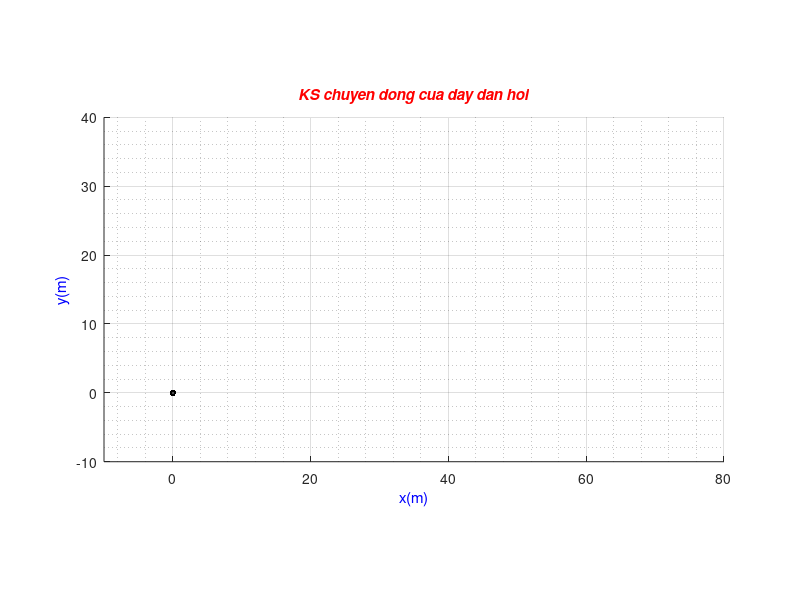

Reproduce this figure in MATLAB. (Note: this script raises an error after producing the figure.)
%%%%%%%%%%%%%%%%%%%%%%%%%%%%%%%%%%%%%%%%%%%%%%%%%%
% CHUONG TRINH GIAI BAI TOAN THUAT PHONG %
%               GIAI DOAN                %
%-------------------------------------------------
function dao_dong_day_4
clear all;
close all;
clf;
warning on all
set(gcf,'Visible','off')              % turns current figure "off"
%set(0,'DefaultFigureVisible','off');  % all subsequent figures "off"
%% Cac thong so dau vao
global n  m md g k mu dl C1 K1 pk Fth dt B k1 ti pt teta0 P mk pa Jz Ltk Lta Vb nu R Tdo Cp vk b K0k fi2
global deltaY Ltkp alphaP ckd Ltk0
L1    = 70.0;                           % m - Chieu dai day
n     = 70;                             % So phan tu duoc chia
teta0 = 70*pi/180;                      % Radian - Goc phong ban dau
dl    = L1/n;                           % m - Do dai phan tu
g     = 9.81;                           % m/s2 - Gia toc trong truong
C1    = 1e4;                           % N - Do cung cua day
K1    = 3;                              % Ns - He so can nhot cua day
mu    = 0.05;                          % kg/m - Mat do tren met dai cua day
v0    = 10;                             % m/s - Van toc ban dau cua dau keo 10.8277
md    = 1.2;                            % kg - khoi luong dau keo
pa    = 101325.0;                       % Ap suat khi quyen
Vb    = 0.00073;                        % The tich cua binh khi
nu    = 29e-3;                          % kg/mol cua khong khi
R     = 8.314;                          % [m3�Pa�K-1�mol-1]-Hang so khi ly tuong  
Tdo   = 298;

dt    = 0.001;                          % s - Buoc tinh
ti    = 0;
k1    = 1.4;                            % He so doan nhiet
fi2   = 0.98;                           % he so ton that loa phut

pk    = 25e6  ;                         % N/m^2  %310 bar = 3.1e7 Pa = 3.1e7 N/m^2
mk    = nu*pk*Vb/(R*Tdo);               % 338.84e-3; %Kg - khoi luong khi trong binh
m     = md+mk;                          % kg - Khoi luong toan bo dau dan va khi nen
vk    = Vb/mk;                          % m^3/kg 
Fth   = pi*4e-6;                        % m^2 - dien tich tiet dien toi han
K0k   = sqrt(2.0*k1/(k1+1))*(2.0/(k1+1))^(1.0/(k1-1));
b     = fi2*K0k*k1*Fth/mk*sqrt(pk/vk);
B     = (k1-1)*b/(2*k1);
pt    = pk;
Cp    = k1*(2/(k1+1))^(k1/(k1-1))*sqrt((k1+1)*(1-(pa/pk)^((k1-1)/k1))/(k1-1));
P     = [];

Jz   = 77129e-6; %kg.m2 ~ 0.8*0.34^2/12
Lta  = 0.;
Ltk  = 0.11;
Ltk0 = Ltk;
deltaY = 0.015;
Ltkp   = sqrt(Ltk^2+deltaY^2);
alphaP = atan(deltaY/Ltk);
ckd    = 0.0001;
h0     = -.0;
%% MO PHONG

figure(1)
axis equal
xlim([-10 80])
ylim([-10 40])
h=line(0,0,'color','b','linew',2);
hold on
title('KS chuyen dong cua day dan hoi','fontangle','italic','fontweight','bold','color','r')
ylabel('y(m)','color','b')
xlabel('x(m)','color','b')
grid on
grid minor
h1=plot(0,0,'r.','markersize',5);
h2=plot(0,0,'k.','markersize',15);
h3=line(0,0,'color',[0.3 0.3 0.3],'linew',4);
set(gcf,'renderer','zbuffer')
%% 

t0 = 0;
% state vector 
y0 = [0 v0*cos(teta0) 0 v0*sin(teta0) 0 teta0];
k  = 0;           % number of strings elements + 1
j  = 0;
L  = 0;
t(1)=0;
TTx0(1)= 0;   
TTy0(1)= 0;
XX(1)=0;        
TTxm(1)= 0;   
TTym(1)= 0;
Pda(1)=0;
Gieta(1)=0;
Mza(1) = 0;
%%

for i=1:n-1
    k=k+1;
    L=0;
    while L<=dl                         % keo tung phan tu cua chuoi len
        j=j+1;
        [y,Tx,Ty,Pd,Mz]=runKut4(@odef,t0,y0,dt);    % @odef is a construct handle for odef function
            X=[0 y(1:6:6*i)];
            Y=[0 y(3:6:6*i)];
            xGtl = y(6*i-5);
            yGtl = y(6*i-3);
            gieta= y(6*i); 
            X(end) = xGtl + Ltk*cos(gieta) + deltaY*sin(gieta);
            Y(end) = yGtl + Ltk*sin(gieta) - deltaY*cos(gieta);
        for ii=3:6:6*i
            if y(ii)<h0
                y(ii)=h0;
                y(ii-1)=h0;
                y(ii+1)=h0;
            end
        end

        set(h,'XData',X,'YData',Y);
        set(h1,'XData',X,'YData',Y);
        set(h2,'XData',X(end),'YData',Y(end));
        %X(end)
        plot(xGtl,yGtl,'.c','markersize',2);
        vtx = Ltk*cos(gieta);
        vty = Ltk*sin(gieta);
        set(h3,'XData',[xGtl-20*vtx xGtl+13*vtx],'YData',[yGtl-20*vty yGtl+13*vty]);
        drawnow
        L = sqrt(y(1)^2+y(3)^2);
        t0= t0+dt;
        y0= y;
        
        t(j)=t0;
        Gieta(j)=gieta;
        Mza(j) = Mz;
        Pda(j) = Pd;
        TTx0(j)=Tx(1);
        TTy0(j)=Ty(1);
        
        TTxm(j) = Tx(end-1);
        TTym(j) = Ty(end-1);
        
        XX(j)=y(end-5);
        YY(j)=y(end-3);
        Vx(j)=y(end-4);
        Vy(j)=y(end-2);
        Vx_goc=y(2);
        Vy_goc=y(4);
        if Vy(end)==0;
            C1=0;
            break
        end
    end
    
    m=[dl*mu m]; % m(end) = m dau dan
    
    y0=[0 y(2) 0 y(4) y(5) y(6) y0];
    if(Vy(end)==0);
        C1=0;
        break
    end
    
end

%%

k = k+1; % -> k = 50, m(k) = m(end)

zz= max(y(3:6:6*(k-1)));

%% Tinh phan nay khi da keo het day len

while zz>0  % Xac dinh khi day roi het xuong dat
     j=j+1;
     [y,Tx,Ty,Pd,Mz]=runKut4(@odef,t0,y0,dt);
            X=[0 y(1:6:6*k)];
            Y=[0 y(3:6:6*k)];
            xGtl = y(6*k-5);
            yGtl = y(6*k-3);
            gieta= y(6*k); 
            X(end) = xGtl + Ltk*cos(gieta) + deltaY*sin(gieta);
            Y(end) = yGtl + Ltk*sin(gieta) - deltaY*cos(gieta);
     for ii=3:6:6*k
        if y(ii)<0  
                y(ii)=h0; 
                y(ii-1)=h0;
                y(ii+1)=h0;
        end
     end
     set(h,'XData',X,'YData',Y);
     set(h1,'XData',X,'YData',Y);
     set(h2,'XData',X(end),'YData',Y(end));

     plot(xGtl,yGtl,'.c','markersize',2);
     vtx = Ltk*cos(gieta);
     vty = Ltk*sin(gieta);
     set(h3,'XData',[xGtl-20*vtx xGtl+13*vtx],'YData',[yGtl-20*vty yGtl+13*vty]);
     
     drawnow
     y0=y;   
     t0=t0+dt;
     zz=max(y(3:6:6*k));
     t(j)=t0;
     Gieta(j)=gieta;
     Mza(j) = Mz;
     Pda(j) = Pd;
     TTx0(j)=Tx(1);
     TTy0(j)=Ty(1);
     
     TTxm(j) = Tx(end-1);
     TTym(j) = Ty(end-1);
        
     XX(j)=y(end-5);
     YY(j)=y(end-3);
     Vx(j)=y(end-4);
     Vy(j)=y(end-2);
end

V     = sqrt(Vx.^2+Vy.^2);                % Van toc
T_goc = sqrt(TTx0.^2+TTy0.^2);   
T_m   = sqrt(TTxm.^2+TTym.^2); 
figure(2)
plot(t,V,t,Vx,t,Vy)
legend('V','Vx','Vy');
grid

figure(3)
plot(t,T_goc)
title('T tai diem O');

figure(4)
plot(t,T_m)
title('T tai diem buoc TL');

% disp(ti);
% figure(5)
% plot(t,Pda)
% title('P cua TL');
% figure(6)
% plot(t,Gieta)
% title('Gieta cua TL');
figure(6)
plot(t,Mza)
title('Mza t/d vao TL');
%%--------------------------------------------------------------
function [f,Tx,Ty,Pd,Mz]=odef(t,y)
global n md g k mu dl C1 K1 dt B k1 pk Fth ti pt P mk m pa Vb nu R Tdo Jz Ltk Lta Cp
global deltaY Ltkp alphaP ckd Ltk0
f       = zeros(1,6*k);
%thay trong tam dau TL bang diem chot o duoi TL
xGtl    = y(6*k-5);
yGtl    = y(6*k-3);
gieta   = y(6*k);
omega   = y(6*k-1);
Vx      = y(6*k-4);
Vy      = y(6*k-2);

xx      = y(1:6:6*k);
yy      = y(3:6:6*k);
xx(k)   = xGtl + Ltk*cos(gieta) + deltaY*sin(gieta);
yy(k)   = yGtl + Ltk*sin(gieta) - deltaY*cos(gieta);

xdif    = diff([-1e-9 xx]); %position
ydif    = diff([-1e-9 yy]);
l       = sqrt((xdif).^2+(ydif).^2);

xx2     = y(2:6:6*k);    %velocity
yy2     = y(4:6:6*k);
% thay boi diem buoc voi duoi TL
xx2(k)  = Vx - Ltk*sin(gieta)*omega+ deltaY*cos(gieta)*omega;
yy2(k)  = Vy + Ltk*cos(gieta)*omega+ deltaY*sin(gieta)*omega;
x2dif   = diff([0 xx2]);
y2dif   = diff([0 yy2]);

w       = -0.002 ; % van toc gio
Tkdx    = -ckd.*((xx2-w).^2+yy2.^2).*(ydif./l);
Tkdy    =  ckd.*((xx2-w).^2+yy2.^2).*(xdif./l);
 
% day khong chiu nen, suy ra
detl    = l-dl;
nn      = detl<0;
detl(nn)= 0;

% Luc dan hoi cua day theo x
Tdhx    = C1.*(xdif./l).*(detl/dl);
% Luc dan hoi cua day theo y
Tdhy    = C1.*(ydif./l).*(detl/dl); 


CNx     = K1*(xdif./l).*(xdif.*x2dif+ydif.*y2dif)./(dl*l.^2);
nn      = detl<0;
CNx(nn) = 0;
CNy     = K1*(ydif./l).*(xdif.*x2dif+ydif.*y2dif)./(dl*l.^2);
nn      = detl<0;
CNy(nn) = 0;
 
if (pt>pa)
    Cp = k1*(2/(k1+1))^(k1/(k1-1))*sqrt((k1+1)*(1-(pa/pk)^((k1-1)/k1))/(k1-1));
    P  = [P Cp*Fth*pt];
    ti = ti+dt;
    pt = pk*(1+B*ti)^(-2*k1/(k1-1));
    mk = nu*pt*Vb/(R*Tdo); 
    Ltk = Ltk0*(1 - pt/pk*0.25);
    m(end)=md+mk; 
    Pd = P(end);
else
    P  = [P 0];
    Pd = P(end);
end

Tx=Tdhx+CNx;
Ty=Tdhy+CNy;

kmu = 0.14; %vi dau cuoi cuon tu do
if ~(k==n & l(1)>=dl)
    Tx(1)=kmu*mu*y(2)*sqrt(y(2)^2+y(4)^2); 
    Ty(1)=kmu*mu*y(4)*sqrt(y(2)^2+y(4)^2);
end

% fim=atan2(ydif(end),xdif(end))
% Ban dau Tm la luc meski, sau do la hop luc cua luc cang va luc nhot?
Tmx=-Tx(end);
Tmy=-Ty(end);
Tm = [Tmx,Tmy,0]';

Tx(end+1)=0;
Ty(end+1)=0;


GV   = [Vx-w,Vy,0]';
GM  = [Ltk*cos(gieta),Ltk*sin(gieta),0]';
GH  = (GV'*GM)/Ltk^2*GM;
HV  = GV - GH;
Vxx = norm(GH);
Vyy = norm(HV);
Rx  = 3*(6.666666667e-8*Vxx^5-0.6916666667e-5*Vxx^4+0.2483333334e-3*Vxx^3+0.441666666e-3*Vxx^2+0.17e-1*Vxx);
Ry  = 2*(7.916666667e-8*Vyy^5-0.9291666667e-5*Vyy^4+0.3779166666e-3*Vyy^3+0.9979166664e-2*Vyy^2+0.299166667e-1*Vyy);
if(Vxx==0)
    ex = [0,0,0]';
else
    ex = GH/Vxx;
end
if(Vyy==0)
    ey = [0,0,0]';
else
    ey = -HV/Vyy;
end
GA  = [(Ltk-Lta)*cos(gieta),(Ltk-Lta)*sin(gieta),0]';
% Luc khi dong hoc
FA  = -Rx*ex-Ry*ey;

GM1  = [Ltk*cos(gieta) + deltaY*sin(gieta),Ltk*sin(gieta)- deltaY*cos(gieta),0]';

Mzv = cross(GA,FA)+cross(GM1,Tm);
Mz  = Mzv(3);


for i=1:k
    f(6*i-5)= y(6*i-4);
    f(6*i-4)=(Tx(i+1)-Tx(i)+Tkdx(i))/m(i); 
    f(6*i-3)= y(6*i-2);
    f(6*i-2)=(Ty(i+1)-Ty(i)+Tkdy(i))/m(i)-g;
%     f(6*i-1)=Mz/Jz;
    f(6*i)  =y(6*i-1);
end

    f(6*k-5)= y(6*k-4);
    f(6*k-4)= (P(end)*cos(gieta)+FA(1) + Tmx)/m(k);
    f(6*k-3)= y(6*k-2);
    f(6*k-2)= (P(end)*sin(gieta)+FA(2) + Tmy)/m(k)-g;
    f(6*k-1)= Mz/Jz;
    f(6*k)  = y(6*k-1);

     
    
%-------------------------------------------------------------
function [y,Tx,Ty,Pd,Mz] = runKut4(dEqs,tn,y,h)
if size(y,1) > 1 ; y = y'; end 
[K1,~,~]   = feval(dEqs,tn,y);
[K2,~,~]   = feval(dEqs,tn + h/2,y + h*K1/2);
[K3,~,~]   = feval(dEqs,tn + h/2,y + h*K2/2);
[K4,Tx,Ty,Pd,Mz] = feval(dEqs,tn + h,y + h*K3);
y = y + h*(K1 + 2*K2 + 2*K3 + K4)/6;
